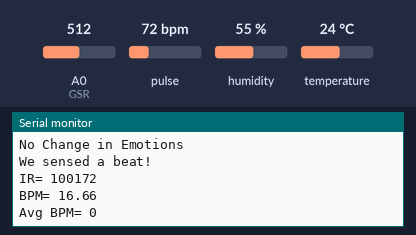
Simulated run of this sketch. Board: Arduino Uno, built with avr-gcc and run on an emulated ATmega328P. Shown: the last lines printed to the serial monitor. Inputs (shaded band) come from the test bench; at power-on: A0 (GSR) = 512, pulse 72 bpm, humidity 55 %, temperature 24 °C.

Above: at 4.7 s.
4.8 s: A0 (GSR) set to 716
At 6.3 s:
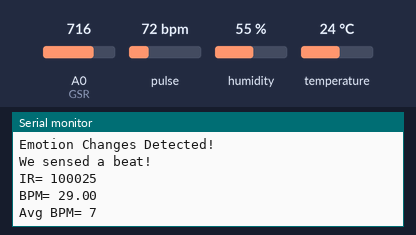
9.2 s: pulse set to 42 bpm
At 10.5 s:
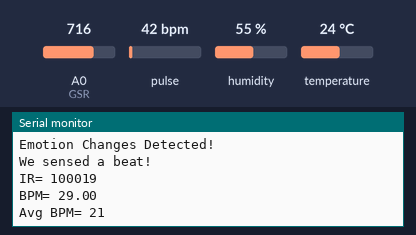
10.7 s: humidity set to 22 %
At 12.1 s:
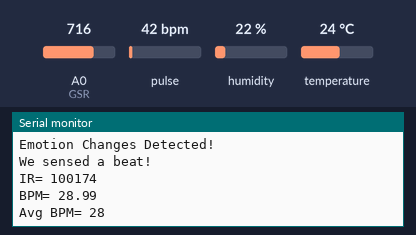
12.2 s: temperature set to 12 °C
13.7 s: A0 (GSR) set to 490
At 15.3 s:
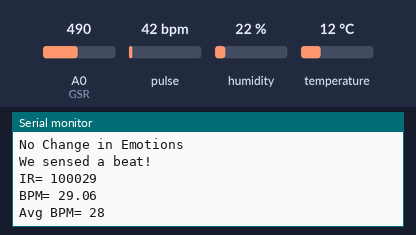
Timing chart, 0 to 16.2 s (numbered marks = the images above; inputs shaded):
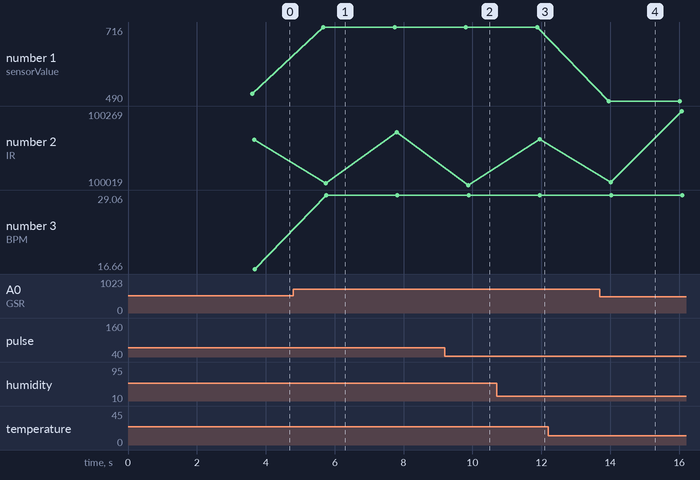

The sketch:

sensors_test.ino
```cpp
#include <Wire.h>
#include "MAX30105.h"
#include "heartRate.h"
#include "SparkFunBME280.h"

#define GSR A0

MAX30105 particleSensor;
BME280 mySensor;

const byte RATE_SIZE = 4; //Increase this for more averaging. 4 is good.
byte rates[RATE_SIZE]; //Array of heart rates
byte rateSpot = 0;
long lastBeat = 0; //Time at which the last beat occurred

float beatsPerMinute;
int beatAvg;
long sum = 0;

int thresholds = 0;
int sensorValue;

void setup()
{
  Serial.begin(9600);
  Serial.println("Initializing...");
  Serial.println("Reading basic values from BME280");
  delay(1000);
  Wire.begin();

  // Initialize sensor
  if (!particleSensor.begin(Wire, I2C_SPEED_FAST)) //Use default I2C port, 400kHz speed
  {
    Serial.println("MAX30105 was not found. Please check wiring/power. ");
    while (1);
  }
  Serial.println("Place your index finger on the sensor with steady pressure.");

  if (mySensor.beginI2C() == false) //Begin communication over I2C
  {
    Serial.println("The sensor did not respond. Please check wiring.");
    while (1); //Freeze
  }

  particleSensor.setup(); //Configure sensor with default settings
  particleSensor.setPulseAmplitudeRed(0x0A); //Turn Red LED to low to indicate sensor is running
  particleSensor.setPulseAmplitudeGreen(0); //Turn off Green LED

  for (int i = 0; i < 500; i++)
  {
    sensorValue = analogRead(GSR);
    sum += sensorValue;
    delay(5);
  }
  thresholds = sum / 500;
  Serial.print("thresholds =");
  Serial.println(thresholds);
}

void loop()
{
  Serial.println();
  Serial.print("Humidity: ");
  Serial.println(mySensor.readFloatHumidity(), 0);
  Serial.print(" Temp: ");
  //Serial.print(mySensor.readTempC(), 2);
  Serial.println(mySensor.readTempF(), 2);
  Serial.println();

  int GSRtemp;
  sensorValue = analogRead(GSR);
  Serial.print("sensorValue=");
  Serial.println(sensorValue);
  GSRtemp = thresholds - sensorValue;
  if (abs(GSRtemp) > 60)
  {
    sensorValue = analogRead(GSR);
    GSRtemp = thresholds - sensorValue;
    if (abs(GSRtemp) > 60) {
      Serial.println("Emotion Changes Detected!");
    }
  }
    else {
      Serial.println("No Change in Emotions");
    }


    long irValue = particleSensor.getIR();

    if (checkForBeat(irValue) == true)
    {
      Serial.println("We sensed a beat!");
      long delta = millis() - lastBeat;
      lastBeat = millis();

      beatsPerMinute = 60 / (delta / 1000.0);

      if (beatsPerMinute < 255 && beatsPerMinute > 20)
      {
        rates[rateSpot++] = (byte)beatsPerMinute; //Store this reading in the array
        rateSpot %= RATE_SIZE; //Wrap variable

        //Take average of readings
        beatAvg = 0;
        for (byte x = 0 ; x < RATE_SIZE ; x++)
          beatAvg += rates[x];
        beatAvg /= RATE_SIZE;
      }
    }

    Serial.print("IR= ");
    Serial.println(irValue);
    Serial.print("BPM= ");
    Serial.println(beatsPerMinute);
    Serial.print("Avg BPM= ");
    Serial.println(beatAvg);

    if (irValue < 50000) {
      Serial.println(" No finger?");
    }
  delay (2000);
}
```

License.ino
```cpp
// (licence header left out)

```

Measured:
- after the input at 4.8 s, the serial monitor: prints a new line after 0.87 s (image 1)
- after the input at 9.2 s, the serial monitor: prints a new line after 0.68 s (image 2)
- after the input at 10.7 s, the serial monitor: prints a new line after 1.2 s (image 3)
- after the input at 13.7 s, the serial monitor: prints a new line after 0.25 s (image 4)
- plotted number 1: 512 → 716 after the input at 4.8 s, 716 → 490 after the input at 13.7 s
- plotted number 2: 100172 → 100198 after the input at 4.8 s, 100198 → 100019 after the input at 9.2 s, 100174 → 100269 after the input at 13.7 s
- plotted number 3: 16.66 → 29 after the input at 4.8 s, 28.99 → 29.04 after the input at 13.7 s
